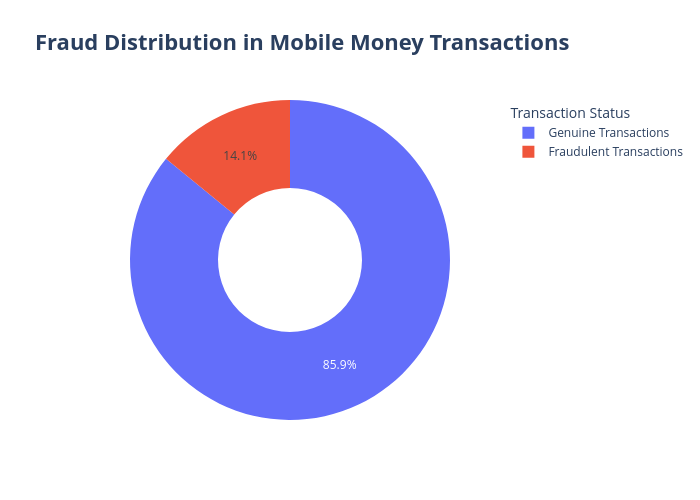

The notebook cell saved with this chart:
### Markdown cell above
# EDA(Exploratory Data Analysis):

### Code cell
# Fraud Distribution in Mobile Money Transactions
val_count = df['isFraud'].value_counts()
labels = ['Genuine Transactions' if x == 0 else 'Fraudulent Transactions' for x in val_count.index]

fig = px.pie(
    names=labels,
    values=val_count.values,
    title="Fraud Distribution in Mobile Money Transactions",
    hole=0.45
)

fig.update_layout(
    title_font=dict(size=22, weight="bold"),
    legend_title="Transaction Status",
    width=700,
    height=500
)

fig.show()

### Figure 1 — Plotly figure (JSON) as saved in the notebook; plotly's stock layout.template omitted (floating-point values rounded to 4 significant figures)
{"data": [{"domain": {"x": [0, 1], "y": [0, 1]}, "hole": 0.45, "hovertemplate": "label=%{label}<br>value=%{value}<extra></extra>", "labels": ["Genuine Transactions", "Fraudulent Transactions"], "legendgroup": "", "name": "", "showlegend": true, "type": "pie", "values": [50000, 8213]}], "layout": {"height": 500, "legend": {"title": {"text": "Transaction Status"}, "tracegroupgap": 0}, "title": {"font": {"size": 22, "weight": "bold"}, "text": "Fraud Distribution in Mobile Money Transactions"}, "width": 700}}
